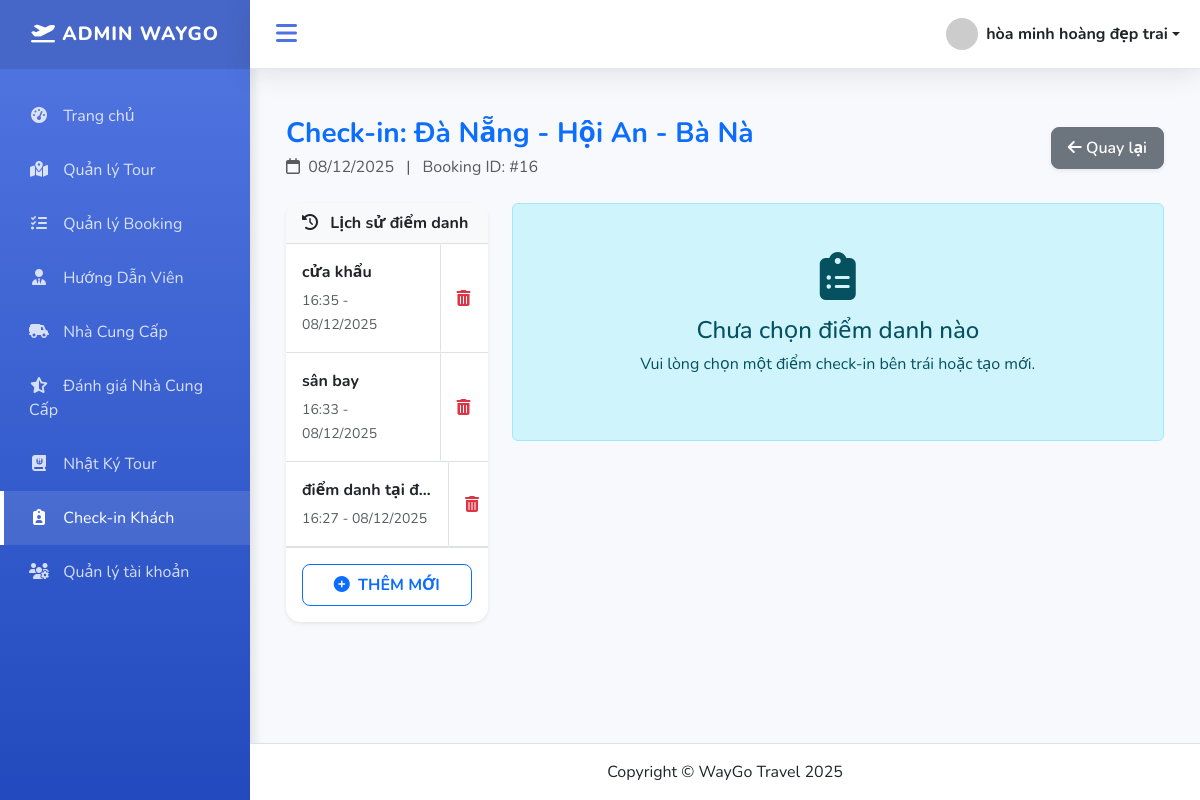
The page /index.php?action=checkin_perform&id=16 (signed in) on the database its author committed.
### tables this page shows
CREATE TABLE `bookings` (
  `id` int NOT NULL,
  `tour_id` int NOT NULL,
  `hdv_id` int DEFAULT NULL,
  `customer_name` varchar(255) DEFAULT NULL,
  `customer_phone` varchar(20) DEFAULT NULL,
  `phuong_tien` varchar(100) DEFAULT NULL,
  `ngay_khoi_hanh` date DEFAULT NULL,
  `so_luong` int DEFAULT NULL,
  `tong_tien` decimal(12,2) DEFAULT NULL,
  `status` enum('Chờ xử lý','Đã cọc','Hoàn tất','Hủy') DEFAULT 'Chờ xử lý',
  `created_at` timestamp NULL DEFAULT CURRENT_TIMESTAMP,
  `created_by` int DEFAULT NULL,
  `approved_by` int DEFAULT NULL,
  `approved_at` datetime DEFAULT NULL,
  `hotel_supplier_id` int DEFAULT NULL,
  `restaurant_supplier_id` int DEFAULT NULL,
  `chi_phi_phat_sinh` decimal(12,2) DEFAULT '0.00',
  `ly_do_phat_sinh` text,
  `tien_da_coc` decimal(12,2) DEFAULT '0.00'
);

CREATE TABLE `tours` (
  `id` int NOT NULL,
  `ten_tour` varchar(255) NOT NULL,
  `loai_tour` enum('Trong nước','Quốc tế','Theo yêu cầu') NOT NULL,
  `dia_diem` varchar(255) NOT NULL,
  `thoi_gian` varchar(100) DEFAULT NULL,
  `gia_tour` decimal(12,2) DEFAULT NULL,
  `mo_ta` text,
  `ngay_khoi_hanh` date DEFAULT NULL,
  `phuong_tien` varchar(100) DEFAULT NULL,
  `so_nguoi_toi_da` int DEFAULT NULL,
  `status` enum('Hoạt động','Đang tạm dừng','Hủy') DEFAULT 'Hoạt động'
);

CREATE TABLE `checkin_sessions` (
  `id` int NOT NULL,
  `booking_id` int NOT NULL,
  `title` varchar(255) NOT NULL,
  `created_at` timestamp NULL DEFAULT CURRENT_TIMESTAMP
);

### index.php (called while the page is built, shortened)
<?php
spl_autoload_register(function ($class) {
    $fileName = "$class.php";
    $fileModel              = PATH_MODEL . $fileName;
});
require_once './routes/index.php';

### models/BaseModel.php (called while the page is built, shortened)
<?php
class BaseModel
{
    public function __construct()
    {
        $dsn = sprintf('mysql:host=%s;port=%s;dbname=%s;charset=utf8', DB_HOST, DB_PORT, DB_NAME);
        try {
            $this->pdo = new PDO($dsn, DB_USERNAME, DB_PASSWORD, DB_OPTIONS);
        } catch (PDOException $e) {
            die("Kết nối cơ sở dữ liệu thất bại: {$e->getMessage()}. Vui lòng thử lại sau.");
        }
    }
}

### models/CheckinModel.php (called while the page is built, shortened)
<?php
require_once "BaseModel.php";
class CheckinModel extends BaseModel {
    public function getBookingInfo($booking_id) {
        $sql = "SELECT b.id, t.ten_tour,
                COALESCE(b.ngay_khoi_hanh, t.ngay_khoi_hanh) as ngay_khoi_hanh,
                b.so_luong
                FROM bookings b JOIN tours t ON b.tour_id = t.id WHERE b.id = ?";
        $stmt = $this->pdo->prepare($sql);
        $stmt->execute([$booking_id]);
        return $stmt->fetch(PDO::FETCH_ASSOC);
    }
    public function getSessions($booking_id) {
        $stmt = $this->pdo->prepare("SELECT * FROM checkin_sessions WHERE booking_id = ? ORDER BY created_at DESC");
        $stmt->execute([$booking_id]);
        return $stmt->fetchAll(PDO::FETCH_ASSOC);
    }
}

### views/admin/checkin/form.php (the view, shortened to what this page needs)
<?php include PATH_VIEW . 'layouts/header.php';
    $active_session_id = $_GET['session_id'] ?? null;
?>
<div class="container-fluid mt-4 mb-5">
    <div class="d-flex justify-content-between align-items-center mb-4">
        <div>
            <h3 class="fw-bold text-primary mb-1">Check-in: <?= $booking['ten_tour'] ?></h3>
            <p class="text-muted mb-0">
                <i class="fa-regular fa-calendar me-1"></i> <?= !empty($booking['ngay_khoi_hanh']) ? date('d/m/Y', strtotime($booking['ngay_khoi_hanh'])) : 'Chưa xác định' ?>
                <span class="mx-2">|</span> Booking ID: #<?= $booking['id'] ?>
            </p>
        </div>
        <a href="index.php?action=checkin_list" class="btn btn-secondary shadow-sm"><i class="fa-solid fa-arrow-left"></i> Quay lại</a>
    </div>
    <div class="row">
        <div class="col-md-3">
            <div class="card card-modern mb-3 shadow-sm h-100">
                <div class="card-header bg-light fw-bold text-dark border-bottom">
                    <i class="fa-solid fa-clock-rotate-left me-2"></i> Lịch sử điểm danh
                </div>
                <div class="list-group list-group-flush flex-grow-1 overflow-auto" style="max-height: 400px;">
                    <?php if(!empty($sessions)): ?>
                        <?php foreach($sessions as $ss):
                            $isActive = ($active_session_id == $ss['id']);
                            $bgClass = $isActive ? 'bg-primary text-white' : 'bg-white text-dark';
                            $textMuted = $isActive ? 'text-white-50' : 'text-muted';
                        ?>
                            <div class="list-group-item p-0 d-flex align-items-stretch border-bottom <?= $isActive ? 'border-primary' : '' ?>">
                                <a href="index.php?action=checkin_perform&id=<?= $booking['id'] ?>&session_id=<?= $ss['id'] ?>"
                                   class="flex-grow-1 p-3 text-decoration-none <?= $bgClass ?>">
                                    <div class="d-flex w-100 justify-content-between align-items-center">
                                        <strong class="mb-1 text-truncate" style="max-width: 130px;"><?= htmlspecialchars($ss['title']) ?></strong>
                                    </div>
                                    <small class="<?= $textMuted ?>"><?= date('H:i - d/m/Y', strtotime($ss['created_at'])) ?></small>
                                </a>
                                <a href="index.php?action=checkin_delete_session&session_id=<?= $ss['id'] ?>&booking_id=<?= $booking['id'] ?>"
                                   class="btn btn-link text-danger d-flex align-items-center border-start px-3 text-decoration-none"
                                   style="border-radius: 0;"
                                   onclick="return confirm('CẢNH BÁO: Bạn chắc chắn muốn XÓA phiên điểm danh này?\n\nDữ liệu check-in của khách trong phiên này sẽ mất hết!')"
                                   title="Xóa phiên này">
                                    <i class="fa-solid fa-trash-can"></i>
                                </a>
                            </div>
                        <?php endforeach; ?>
                    <?php endif; ?>
                </div>
                <div class="p-3 border-top bg-white mt-auto">
                    <button class="btn btn-outline-primary w-100 fw-bold dashed-border" type="button" data-bs-toggle="collapse" data-bs-target="#newSessionForm">
                        <i class="fa-solid fa-plus-circle me-1"></i> THÊM MỚI
                    </button>
                </div>
            </div>
        </div>
        <div class="col-md-9">
            <?php if($active_session_id): ?>
                <div class="row g-2 mb-3 text-center">
                    <div class="col"><div class="p-2 border rounded bg-white"><h4 class="fw-bold text-primary mb-0"><?= $stats['total'] ?></h4><small class="text-muted">Tổng</small></div></div>
                    <div class="col"><div class="p-2 border rounded bg-success-subtle"><h4 class="fw-bold text-success mb-0" id="stat-present"><?= $stats['present'] ?></h4><small class="text-success fw-bold">Có mặt</small></div></div>
                    <div class="col"><div class="p-2 border rounded bg-warning-subtle"><h4 class="fw-bold text-warning mb-0" id="stat-late"><?= $stats['late'] ?></h4><small class="text-warning fw-bold">Muộn</small></div></div>
                    <div class="col"><div class="p-2 border rounded bg-danger-subtle"><h4 class="fw-bold text-danger mb-0" id="stat-absent"><?= $stats['absent'] ?></h4><small class="text-danger fw-bold">Vắng</small></div></div>
                    <div class="col"><div class="p-2 border rounded bg-light"><h4 class="fw-bold text-secondary mb-0" id="stat-pending"><?= $stats['pending'] ?></h4><small class="text-muted">Chưa check</small></div></div>
                </div>
                <div class="card card-modern shadow-sm">
                    <div class="card-header bg-white py-2 d-flex justify-content-between align-items-center">
                        <span class="fw-bold">Danh sách khách hàng</span>
                        <a href="index.php?action=checkin_all&id=<?= $booking['id'] ?>&session_id=<?= $active_session_id ?>" class="btn btn-success btn-sm fw-bold shadow-sm" onclick="return confirm('Bạn có chắc chắn muốn đánh dấu TẤT CẢ là CÓ MẶT? (Sẽ ghi đè trạng thái cũ)')">
                            <i class="fa-solid fa-check-double"></i> Tất cả có mặt
                        </a>
                    </div>
                    <div class="card-body p-0">
                        <div class="table-responsive">
                            <table class="table table-hover align-middle mb-0">
                                <thead class="table-light text-secondary">
                                    <tr>
                                        <th width="5%">STT</th>
                                        <th width="25%">Khách hàng</th>
                                        <th width="40%" class="text-center">Trạng thái</th>
                                        <th width="30%">Ghi chú</th>
                                    </tr>
                                </thead>
                                <tbody>
                                    <?php if(!empty($customers)): ?>
                                        <?php foreach($customers as $i => $c): ?>
                                        <tr id="row-<?= $c['id'] ?>" class="<?= $c['status']=='Vắng mặt' ? 'table-danger' : '' ?>">
                                            <td class="text-center fw-bold text-muted"><?= $i + 1 ?></td>
                                            <td>
                                                <div class="fw-bold text-dark"><?= $c['ho_ten'] ?></div>
                                                <div class="small text-muted">
                                                    <?= $c['gioi_tinh'] ?>, <?= $c['tuoi'] ?>t
                                                    <?php if($c['so_dien_thoai']): ?> | <i class="fa-solid fa-phone fa-xs"></i> <?= $c['so_dien_thoai'] ?><?php endif; ?>
                                                </div>
                                            </td>
                                            <td class="py-3">
                                                <div class="d-flex justify-content-center gap-1">
                                                    <input type="radio" class="btn-check status-radio" name="status_<?= $c['id'] ?>" id="p_<?= $c['id'] ?>" value="Có mặt" data-id="<?= $c['id'] ?>" <?= $c['status']=='Có mặt'?'checked':'' ?>>
                                                    <label class="btn btn-outline-success btn-sm fw-bold" for="p_<?= $c['id'] ?>">Có mặt</label>
                                                    <input type="radio" class="btn-check status-radio" name="status_<?= $c['id'] ?>" id="l_<?= $c['id'] ?>" value="Đến muộn" data-id="<?= $c['id'] ?>" <?= $c['status']=='Đến muộn'?'checked':'' ?>>
                                                    <label class="btn btn-outline-warning btn-sm fw-bold" for="l_<?= $c['id'] ?>">Muộn</label>
                                                    <input type="radio" class="btn-check status-radio" name="status_<?= $c['id'] ?>" id="a_<?= $c['id'] ?>" value="Vắng mặt" data-id="<?= $c['id'] ?>" <?= $c['status']=='Vắng mặt'?'checked':'' ?>>
                                                    <label class="btn btn-outline-danger btn-sm fw-bold" for="a_<?= $c['id'] ?>">Vắng</label>
                                                </div>
                                                <div class="text-center mt-1">
                                                    <small class="text-muted fst-italic time-log" style="font-size: 0.75rem;">
                                                        <?= $c['checkin_time'] ? '<i class="fa-regular fa-clock"></i> '.date('H:i d/m', strtotime($c['checkin_time'])) : '' ?>
                                                    </small>
                                                </div>
                                            </td>
                                            <td>
                                                <div class="input-group input-group-sm">
                                                    <input type="text" class="form-control note-input" data-id="<?= $c['id'] ?>" value="<?= htmlspecialchars($c['note'] ?? '') ?>" placeholder="Ghi chú...">
                                                    <button class="btn btn-outline-secondary btn-save-note" type="button" data-id="<?= $c['id'] ?>"><i class="fa-solid fa-save"></i></button>
                                                </div>
                                            </td>
                                        </tr>
                                        <?php endforeach; ?>
                                    <?php else: ?>
                                        <tr><td colspan="4" class="text-center py-4 text-muted">Chưa có khách hàng nào.</td></tr>
                                    <?php endif; ?>
                                </tbody>
                            </table>
                        </div>
                    </div>
                </div>
            <?php else: ?>
                <div class="alert alert-info text-center py-5">
                    <i class="fa-solid fa-clipboard-list fa-3x mb-3"></i>
                    <h4>Chưa chọn điểm danh nào</h4>
                    <p>Vui lòng chọn một điểm check-in bên trái hoặc tạo mới.</p>
                </div>
            <?php endif; ?>
        </div>
    </div>
</div>
<?php include PATH_VIEW . 'layouts/footer.php'; ?>

### assets/css/dashboard.css (style rules this page uses)
:root { --primary-color: #4e73df; --secondary-color: #858796; --success-color: #1cc88a; --info-color: #36b9cc; --warning-color: #f6c23e; --danger-color: #e74a3b; --dark-bg: #222e3c; --light-bg: #f8f9fc; --sidebar-width: 250px; --sidebar-collapsed-width: 70px; --transition-speed: 0.3s; }
body { background-color: var(--light-bg); font-family: 'Nunito', 'Segoe UI', sans-serif; overflow-x: hidden; }
.card-modern { border: none; border-radius: 15px; box-shadow: 0 4px 20px rgba(0, 0, 0, 0.05); transition: transform 0.3s ease; background: #fff; overflow: hidden; height: auto !important; min-height: 0; }
.btn { border-radius: 8px; padding: 8px 16px; font-weight: 600; transition: all 0.3s; }

### rows shown on the page
bookings: tour.ten_tour "Đà Nẵng - Hội An - Bà Nà", id "16"
checkin_sessions: title "cửa khẩu", created_at "16:35 - 08/12/2025"
checkin_sessions: title "sân bay", created_at "16:33 - 08/12/2025"
checkin_sessions: title "điểm danh tại đ…", created_at "16:27 - 08/12/2025"

### other values the page prints
$_SESSION['user_name'] "hòa minh hoàng đẹp trai"
date('d/m/Y', strtotime($booking['ngay_khoi_hanh'])) "08/12/2025"
